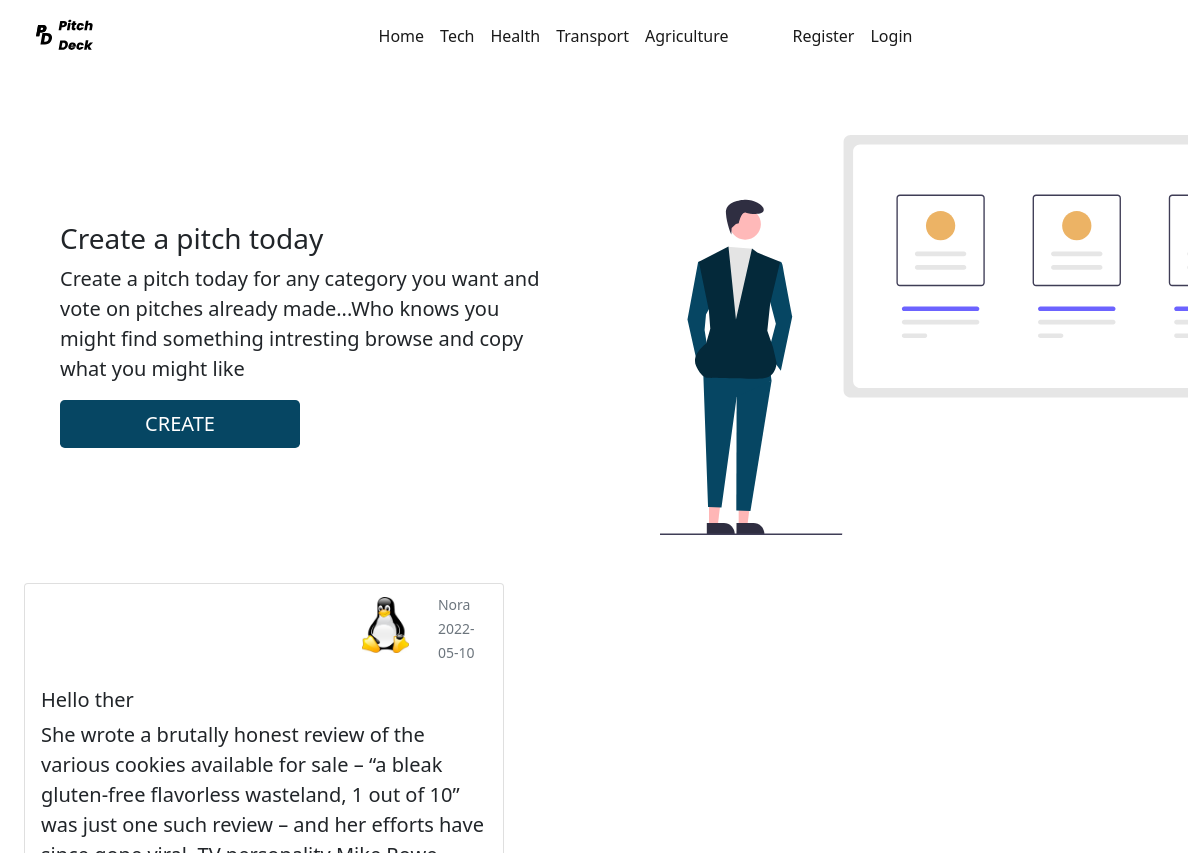
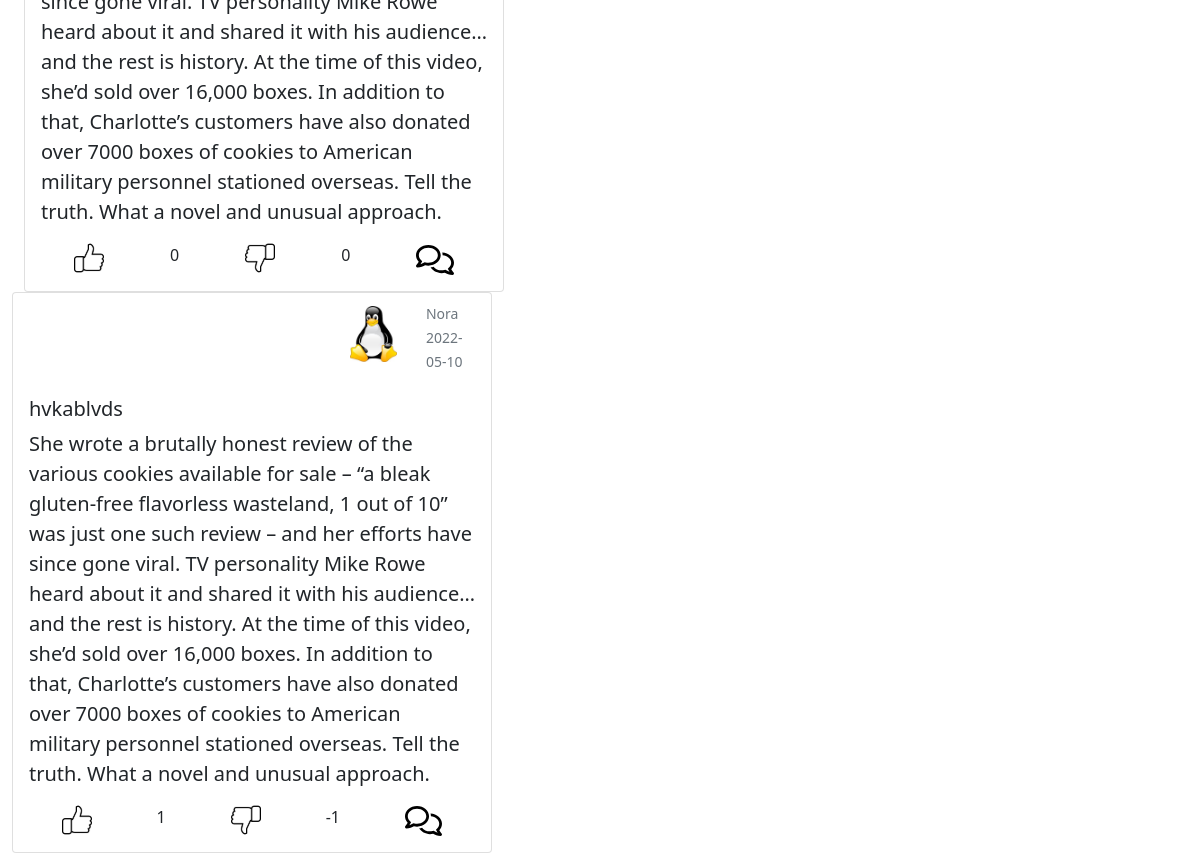
Before: / with the older database file (2 pictures, top to bottom).
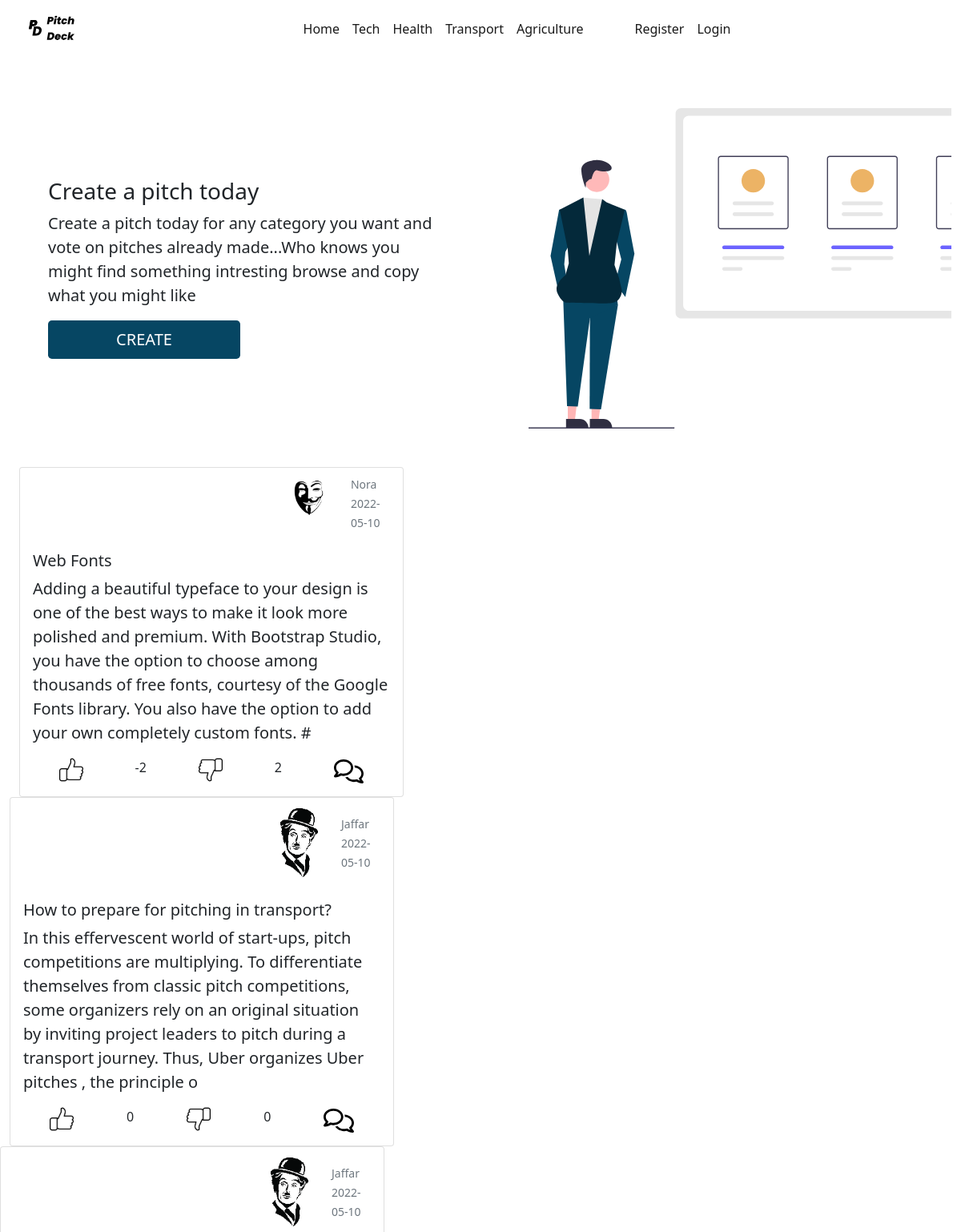
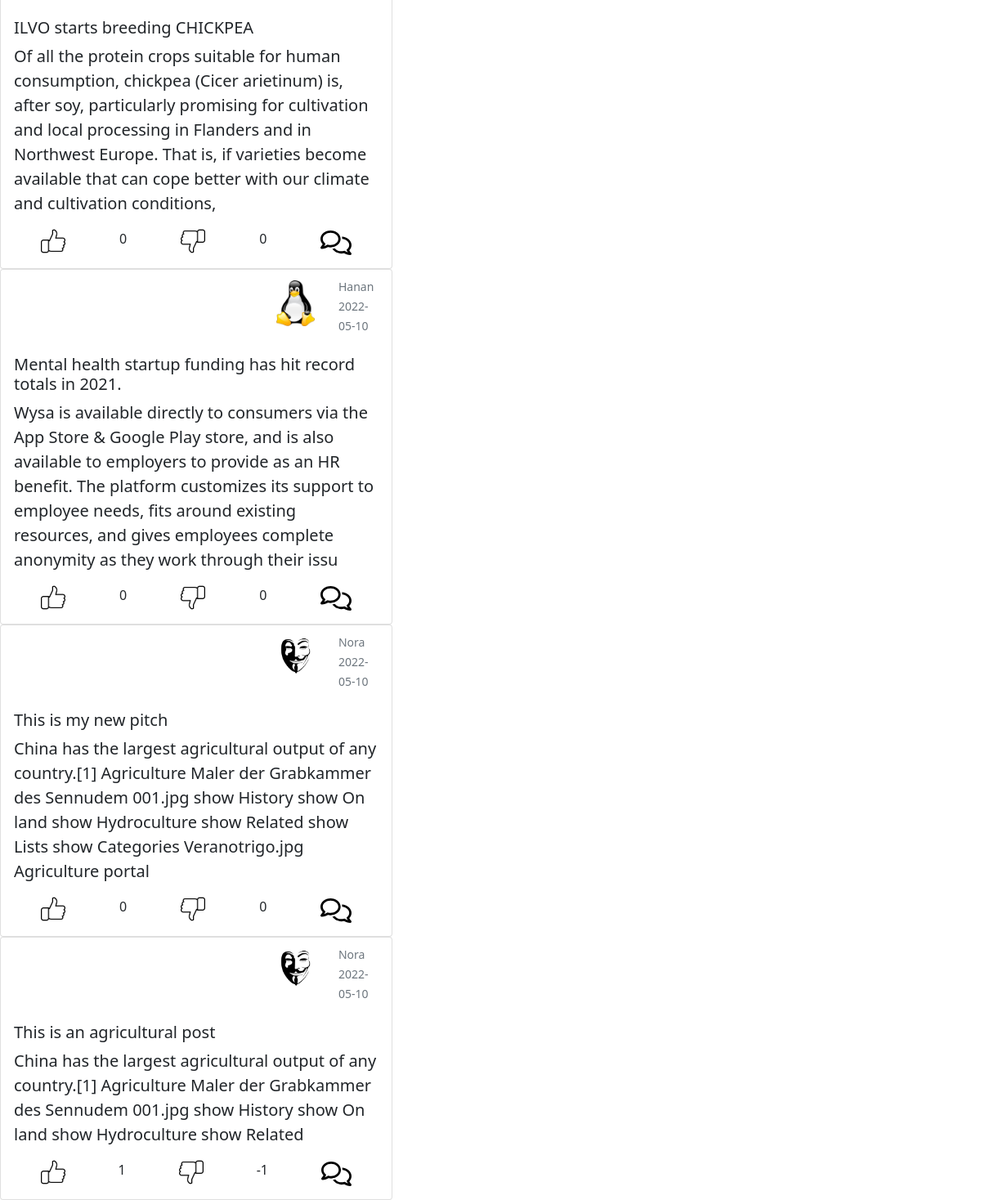
After: the same page with the newer database file (2 pictures, top to bottom).
### app/models.py (models this page shows, shortened)
class Pitch(db.Model):
    id = db.Column(db.Integer, primary_key=True)
    title = db.Column(db.String, nullable=False)
    content = db.Column(db.String, nullable=False)
    likes= db.Column(db.Integer, nullable=False,default=0)
    dislikes= db.Column(db.Integer, nullable=False,default=0)
    comments= db.Column(db.String, default='')
    category= db.Column(db.String,nullable=False)
    date_created = db.Column(db.Date, nullable=False, default=datetime.utcnow)
    user_id = db.Column(db.Integer, db.ForeignKey('user.id'), nullable=False)

class User(db.Model, UserMixin):
    id = db.Column(db.Integer, primary_key=True)
    username = db.Column(db.String, nullable=False, unique=True)
    email = db.Column(db.String, nullable=False, unique=True)
    password = db.Column(db.String, nullable=False)
    profile = db.Column(db.String, nullable=False, default='anon.png')
    pitches = db.relationship('Pitch', backref='author', lazy=True)

### app/routes.py (the view)
@app.route('/')
def home():
    pitches = Pitch.query.all()
    return render_template('index.html', pitches=pitches)

### app/templates/index.html (shortened to what this page needs)
{% extends 'layout.html' %}
{% block body %}
    <div class="container-fluid mt-3">
        <div class="row">
            <div class="col-md-6  mx-auto mt-auto mb-auto px-5 ">
                <p class="h3">
                    Create a pitch today
                </p>
                <p class="lead">
                    Create a pitch today for any category you want and vote on pitches already made...Who knows you might find
                    something intresting browse and copy what you might like
                </p>
                <a href="{{url_for('create')}}" class="btn btn-lg btn-outline">CREATE</a>
            </div>
            <div class="col-md-6">
                <img src="{{url_for('static',filename='/assets/img.svg')}}" class="img-responsive f-img m-5" alt="">
            </div>
        </div>
    </div>
    <div class="container-fluid d-flex flex-wrap flex-row">
    {% for pitch in pitches %}
        <div class="pitches">
          <div class="card">
              <div class="row  p-2">
                  <div class="col-md-8"></div>
                <div class="col-md-2">
                    <img src="{{url_for('static', filename='/profiles/'+pitch.author.profile)}}" class="img-thumbnail img-fluid border border-white" alt="Profile picture" >
                </div>
                <div class="col-md-2 mx-auto mt-auto mb-auto text-muted">
                    <small>{{pitch.author.username}}</small>
                    <br>
                    <small>{{pitch.date_created}}</small>
                </div>
              </div>
            <div class="card-body">
              <h5 class="card-title">{{pitch.title}}</h5>
              <p class="card-text lead">{{pitch.content}}</p>
              <div class="d-flex justify-content-around">
                <a href="{{url_for('likes',pitchid=pitch.id)}}"><img src="{{url_for('static',filename='/assets/like.svg')}}" alt=""></a>{{pitch.likes}}
                <a href="{{url_for('dislikes',pitchid=pitch.id)}}"><img src="{{url_for('static',filename='/assets/unlike.svg')}}"  alt=""></a>{{pitch.dislikes}}
                <a  data-bs-toggle="collapse" href="#comments{{pitch.id}}" class="lead text-decoration-none">
                  <img src="{{url_for('static',filename='/assets/comment.svg')}}" height="30" alt="">
                </a>
              </div>
              </div>
            </div>
          </div>
        </div>
      {% endfor %}
{% endblock %}

### app/templates/layout.html (shortened to what this page needs)
<!DOCTYPE html>
<html lang="en">
<head>
    <link rel="stylesheet" href="https://cdn.jsdelivr.net/npm/bootstrap-icons@1.3.0/font/bootstrap-icons.css">
    <link rel="stylesheet" href='{{url_for('static',filename='main.css')}}'>
    <link href="https://cdn.jsdelivr.net/npm/bootstrap@5.1.3/dist/css/bootstrap.min.css"
    rel="stylesheet"
>
</head>
<body>
    <div class="container-fluid">
        <div class="container-fluid">
            <nav class="navbar navbar-expand-lg navbar-light bg-transparent">
              <div class="container-fluid">
                <a class="navbar-brand"  href="{{url_for('home')}}">
                  <img src= "{{url_for('static',filename='/assets/logo.svg')}}" alt="logo" width="75" height="45" >
                </a>
                <div class="collapse navbar-collapse justify-content-evenly " id="navbarNav">
                  <ul class="navbar-nav">
                    <li class="nav-item">
                      <a class="nav-link active" aria-current="page" href="{{url_for('home')}}">Home</a>
                    </li>
                    <li class="nav-item">
                      <a class="nav-link active" href="{{url_for('categories',category='Tech')}}">Tech</a>
                    </li>
                    <li class="nav-item">
                      <a class="nav-link active" href="{{url_for('categories',category='Health')}}">Health</a>
                    </li>
                    <li class="nav-item">
                      <a class="nav-link active" href="{{url_for('categories',category='Transport')}}">Transport</a>
                    </li>
                    <li class="nav-item me-5">
                      <a class="nav-link active" href="{{url_for('categories',category='Agriculture')}}">Agriculture</a>
                      {% if current_user.is_authenticated %}
                      <li class="nav-item">
                        <a class="nav-link active " href="{{url_for('create')}}">Create</a>
                      <li class="nav-item">
                      <a class="nav-link active " href="{{url_for('account')}}">Account</a>
                      <li class="nav-item">
                      <a class="nav-link active" href="{{url_for('logout')}}">Logout</a>
                    </li>
                      {%else%}
                      {%if request.url_rule.endpoint != 'register' %}
                      <li class="nav-item">
                        <a class="nav-link active" href="{{url_for('register')}}">Register</a>
                      </li>
                      {% endif %}
                      {%if request.url_rule.endpoint != 'login'%}
                      <li class="nav-item">
                        <a class="nav-link active" href="{{url_for('login')}}">Login</a>
                      </li>
                      {%endif%}
                      {% endif %}
                </div>
              </div>
            </nav>
        </div>
        {% block body %}
        {% endblock %}
</body>
</html>

### app/static/main.css (style rules this page uses)
* { overflow-x: hidden; }
.f-img { height: 50vh }
.btn { background-color: #064663 !important; box-shadow: none; background-color: transparent; height: 3rem; width: 15rem; box-shadow: none; outline: none; color: #fff!important; }
.pitches { width:40vw; }

Changed rows visible on the page:
changed Pitch: profile: a different picture; title "Hello ther" → "Web Fonts"; content "She wrote a brutally honest review of the various cookies available for sale – “a bleak gluten-free flavorless wasteland, 1 out of 10” was just one such review – and her efforts have since gone viral. TV personality Mike Rowe heard about it and shared it with his audience…and the rest is history. At the time of this video, she’d sold over 16,000 boxes. In addition to that, Charlotte’s customers have also donated over 7000 boxes of cookies to American military personnel stationed overseas. Tell the truth. What a novel and unusual approach." → "Adding a beautiful typeface to your design is one of the best ways to make it look more polished and premium. With Bootstrap Studio, you have the option to choose among thousands of free fonts, courtesy of the Google Fonts library. You also have the option to add your own completely custom fonts. #"; likes "0" → "-2"; dislikes "0" → "2"
changed Pitch: profile: a different picture; author.username "Nora" → "Jaffar"; title "hvkablvds" → "How to prepare for pitching in transport?"; content "She wrote a brutally honest review of the various cookies available for sale – “a bleak gluten-free flavorless wasteland, 1 out of 10” was just one such review – and her efforts have since gone viral. TV personality Mike Rowe heard about it and shared it with his audience…and the rest is history. At the time of this video, she’d sold over 16,000 boxes. In addition to that, Charlotte’s customers have also donated over 7000 boxes of cookies to American military personnel stationed overseas. Tell the truth. What a novel and unusual approach." → "In this effervescent world of start-ups, pitch competitions are multiplying. To differentiate themselves from classic pitch competitions, some organizers rely on an original situation by inviting project leaders to pitch during a transport journey. Thus, Uber organizes Uber pitches , the principle o"; likes "1" → "0"; dislikes "-1" → "0"
added Pitch: profile (picture), author.username "Jaffar", date_created "2022-05-10", title "ILVO starts breeding CHICKPEA", content "Of all the protein crops suitable for human consumption, chickpea (Cicer arietinum) is, after soy, particularly promising for cultivation and local processing in Flanders and in Northwest Europe. That is, if varieties become available that can cope better with our climate and cultivation conditions,", likes "0", dislikes "0"
added Pitch: profile (picture), author.username "Hanan", date_created "2022-05-10", title "Mental health startup funding has hit record totals in 2021.", content "Wysa is available directly to consumers via the App Store & Google Play store, and is also available to employers to provide as an HR benefit. The platform customizes its support to employee needs, fits around existing resources, and gives employees complete anonymity as they work through their issu", likes "0", dislikes "0"
added Pitch: profile (picture), author.username "Nora", date_created "2022-05-10", title "This is my new pitch", content "China has the largest agricultural output of any country.[1] Agriculture Maler der Grabkammer des Sennudem 001.jpg show History show On land show Hydroculture show Related show Lists show Categories Veranotrigo.jpg Agriculture portal", likes "0", dislikes "0"
added Pitch: profile (picture), author.username "Nora", date_created "2022-05-10", title "This is an agricultural post", content "China has the largest agricultural output of any country.[1] Agriculture Maler der Grabkammer des Sennudem 001.jpg show History show On land show Hydroculture show Related", likes "1", dislikes "-1"
